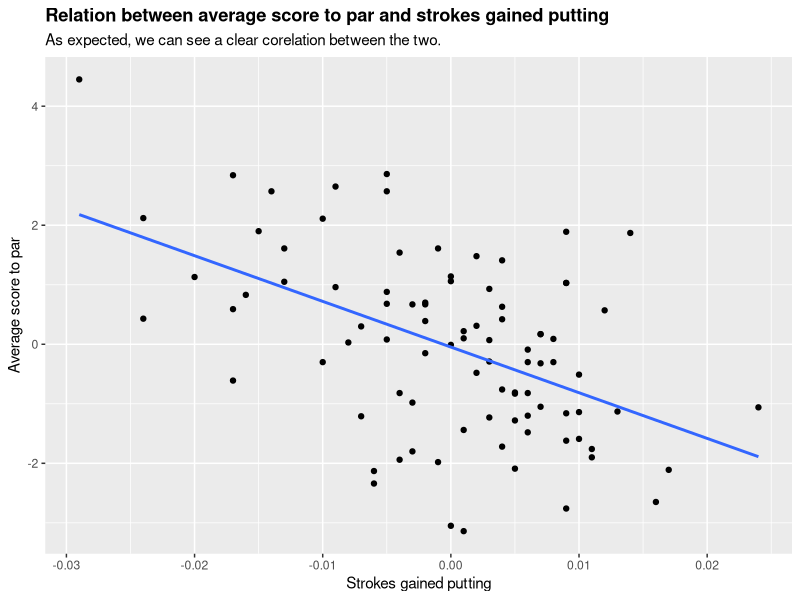

Write R code to recreate this figure.
## ---- chunk 1
#| echo: FALSE
#| message: FALSE
library(tidyverse)
golf_data <- read_csv(file = "dg_course_table.csv")
## ---- chunk 2
#| echo: FALSE
#| message: FALSE
golf_data |> ggplot(mapping = aes(x = putt_sg, y = adj_score_to_par)) + 
    geom_point() + geom_smooth(method = "lm", se = FALSE) + 
  labs(title = "Relation between average score to par and strokes gained putting", subtitle = "As expected, we can see a clear corelation between the two.", x = "Strokes gained putting", y = "Average score to par") + theme(plot.title = element_text(face = "bold")) 

